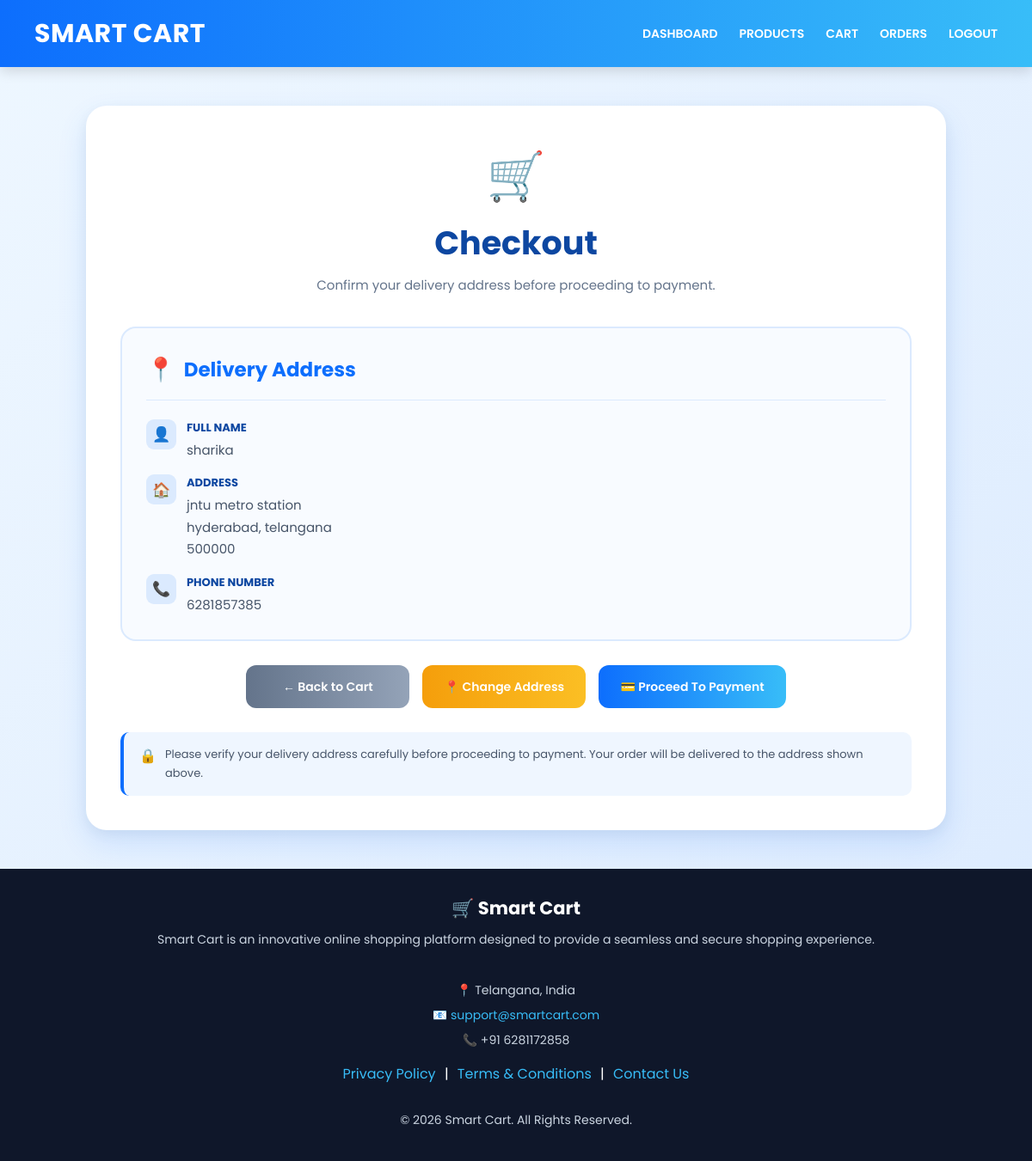
Page /user/buy-now/1 (signed in) on the committed database.
### tables this page shows
CREATE TABLE addresses (
    address_id INTEGER PRIMARY KEY AUTOINCREMENT,
    user_id INTEGER NOT NULL,
    full_name TEXT NOT NULL,
    phone TEXT NOT NULL,
    address TEXT NOT NULL,
    city TEXT NOT NULL,
    state TEXT NOT NULL,
    pincode TEXT NOT NULL,
    FOREIGN KEY(user_id) REFERENCES users(user_id) ON DELETE CASCADE
);

### app.py (the view)
@app.route('/user/buy-now/<int:product_id>', methods=['GET'])
def user_buy_now(product_id):
    if 'user_id' not in session:
        flash("Please login first!", "danger")
        return redirect(url_for('user_login'))
    conn = get_db_connection()
    cursor = conn.cursor(dictionary=True)
    cursor.execute(
        "SELECT * FROM products WHERE product_id=%s",
        (product_id,)
    )
    product = cursor.fetchone()
    cursor.execute(
        "SELECT * FROM addresses WHERE user_id=%s LIMIT 1",
        (session['user_id'],)
    )
    address = cursor.fetchone()
    cursor.close()
    conn.close()
    if not product:
        flash("Product not found!", "danger")
        return redirect(url_for('user_products'))
    return render_template(
        "user/checkout.html",
        product=product,
        address=address,
        user_name=session.get("user_name")
    )

### templates/user/checkout.html (shortened to what this page needs)
<!DOCTYPE html>
<html lang="en">
<head>
</head>
<body>
<nav class="navbar">
    <div class="logo">
        SMART CART
    </div>
    <div
        class="nav-links"
        id="navLinks">
        <a href="/user-dashboard">
            DASHBOARD
        </a>
        <a href="/user/products">
            PRODUCTS
        </a>
        <a href="/user/cart">
            CART
        </a>
        <a href="/user/orders">
            ORDERS
        </a>
        <a href="/user-logout">
            LOGOUT
        </a>
    </div>
</nav>
<main class="main-content">
    <div class="checkout-card">
        <div class="checkout-header">
            <div class="checkout-icon">
                🛒
            </div>
            <h1 class="checkout-title">
                Checkout
            </h1>
            <p class="checkout-subtitle">
                Confirm your delivery address
                before proceeding to payment.
            </p>
        </div>
        {% if address %}
            <div class="address-box">
                <div class="address-heading">
                    <span class="address-icon">
                        📍
                    </span>
                    <h3>
                        Delivery Address
                    </h3>
                </div>
                <div class="address-details">
                    <div class="detail-row">
                        <div class="detail-icon">
                            👤
                        </div>
                        <div class="detail-content">
                            <span class="label">
                                FULL NAME
                            </span>
                            <div class="detail-value">
                                {{ address.full_name }}
                            </div>
                        </div>
                    </div>
                    <div class="detail-row">
                        <div class="detail-icon">
                            🏠
                        </div>
                        <div class="detail-content">
                            <span class="label">
                                ADDRESS
                            </span>
                            <div class="detail-value">
                                {{ address.address }}
                                <br>
                                {{ address.city }},
                                {{ address.state }}
                                <br>
                                {{ address.pincode }}
                            </div>
                        </div>
                    </div>
                    <div class="detail-row">
                        <div class="detail-icon">
                            📞
                        </div>
                        <div class="detail-content">
                            <span class="label">
                                PHONE NUMBER
                            </span>
                            <div class="detail-value">
                                {{ address.phone }}
                            </div>
                        </div>
                    </div>
                </div>
            </div>
            <div class="button-group">
                <a
                    href="/user/cart"
                    class="btn back-btn">
                    ← Back to Cart
                </a>
                <a
                    href="/user/address"
                    class="btn change-btn">
                    📍 Change Address
                </a>
                <a
                    href="/user/pay"
                    class="btn pay-btn">
                    💳 Proceed To Payment
                </a>
            </div>
            <div class="checkout-note">
                <span>
                    🔒
                </span>
                <p>
                    Please verify your delivery address
                    carefully before proceeding to payment.
                    Your order will be delivered to the
                    address shown above.
                </p>
            </div>
        {% endif %}
    </div>
</main>
<footer>
    <h3>
        🛒 Smart Cart
    </h3>
    <p>
        Smart Cart is an innovative online shopping platform
        designed to provide a seamless and secure
        shopping experience.
    </p>
    <br>
    <p>
        📍 Telangana, India
    </p>
    <p>
        📧
        <a href="mailto:support@smartcart.com">
            support@smartcart.com
        </a>
    </p>
    <p>
        📞 +91 6281172858
    </p>
    <div class="footer-links">
        <a href="#">
            Privacy Policy
        </a>
        |
        <a href="#">
            Terms & Conditions
        </a>
        |
        <a href="/user-contact">
            Contact Us
        </a>
    </div>
    <br>
    <p>
        © 2026 Smart Cart.
        All Rights Reserved.
    </p>
</footer>
</body>
</html>

### templates/user/checkout.html (style rules this page uses)
:root { --primary:#0d6efd; --secondary:#38bdf8; --success:#22c55e; --warning:#f59e0b; --danger:#ef4444; --dark:#0f172a; --light:#f8fbff; }
* { margin:0; padding:0; box-sizing:border-box; font-family:'Poppins',sans-serif; }
html { scroll-behavior:smooth; }
body { min-height:100vh; display:flex; flex-direction:column; background: linear-gradient( 135deg, #eef7ff, #dbeafe ); color:#334155; overflow-x:hidden; }
.navbar { width:100%; min-height:78px; padding:15px 40px; display:flex; justify-content:space-between; align-items:center; background: linear-gradient( 90deg, #0d6efd, #38bdf8 ); box-shadow: 0 4px 15px rgba(0,0,0,.15); position:relative; z-index:1000; }
.logo { color:white; font-size:30px; font-weight:700; letter-spacing:.5px; white-space:nowrap; }
.nav-links { display:flex; align-items:center; gap:25px; }
.nav-links a { position:relative; color:white; text-decoration:none; font-size:14px; font-weight:600; transition:.3s; }
.nav-links a::after { content:""; position:absolute; left:0; bottom:-6px; width:0; height:2px; background:white; transition:.3s; }
.main-content { width:94%; max-width:1000px; margin:45px auto; flex:1; display:flex; align-items:center; justify-content:center; }
.checkout-card { width:100%; background:white; padding:40px; border-radius:24px; box-shadow: 0 15px 35px rgba(13,110,253,.12), 0 5px 15px rgba(0,0,0,.05); }
.checkout-header { text-align:center; margin-bottom:35px; }
.checkout-icon { font-size:55px; margin-bottom:8px; }
.checkout-title { color:#0d47a1; font-size:38px; font-weight:700; margin-bottom:8px; }
.checkout-subtitle { max-width:650px; margin:auto; color:#64748b; font-size:15px; line-height:1.7; }
.address-box { width:100%; padding:28px; margin-bottom:28px; background:#f8fbff; border:2px solid #dbeafe; border-radius:18px; transition:.3s; }
.address-heading { display:flex; align-items:center; gap:10px; margin-bottom:22px; padding-bottom:15px; border-bottom:1px solid #dbeafe; }
.address-heading h3 { color:#0d6efd; font-size:23px; font-weight:700; }
.address-icon { font-size:27px; }
.address-details { display:grid; gap:16px; }
.detail-row { display:flex; align-items:flex-start; gap:12px; }
.detail-icon { width:35px; height:35px; flex-shrink:0; display:flex; align-items:center; justify-content:center; background:#dbeafe; border-radius:9px; font-size:17px; }
.detail-content { flex:1; }
.label { display:block; margin-bottom:3px; color:#0d47a1; font-size:13px; font-weight:700; }
.detail-value { color:#475569; font-size:15px; line-height:1.7; word-break:break-word; }
.button-group { display:flex; justify-content:center; align-items:center; gap:15px; flex-wrap:wrap; }
.btn { min-width:190px; min-height:50px; display:inline-flex; align-items:center; justify-content:center; padding:14px 25px; border:none; border-radius:12px; color:white; text-decoration:none; font-size:14px; font-weight:600; cursor:pointer; transition:.3s; }
.change-btn { background: linear-gradient( 90deg, #f59e0b, #fbbf24 ); }
.pay-btn { background: linear-gradient( 90deg, #0d6efd, #38bdf8 ); }
.back-btn { background: linear-gradient( 90deg, #64748b, #94a3b8 ); }
.checkout-note { margin-top:28px; padding:15px 18px; display:flex; align-items:flex-start; gap:10px; background:#eff6ff; border-left:4px solid #0d6efd; border-radius:10px; }
.checkout-note p { color:#475569; font-size:13px; line-height:1.7; }
footer { width:100%; padding:30px 20px; background:#0f172a; color:white; text-align:center; }
footer h3 { margin-bottom:10px; font-size:21px; }
footer p { max-width:850px; margin:5px auto; color:#cbd5e1; font-size:14px; line-height:1.7; }
footer a { color:#38bdf8; text-decoration:none; }
.footer-links { margin-top:15px; }
.footer-links a { margin:0 6px; }

### rows in the picture
addresses: full_name "sharika", address "jntu metro station", city "hyderabad", state "telangana", pincode "500000", phone "6281857385"
